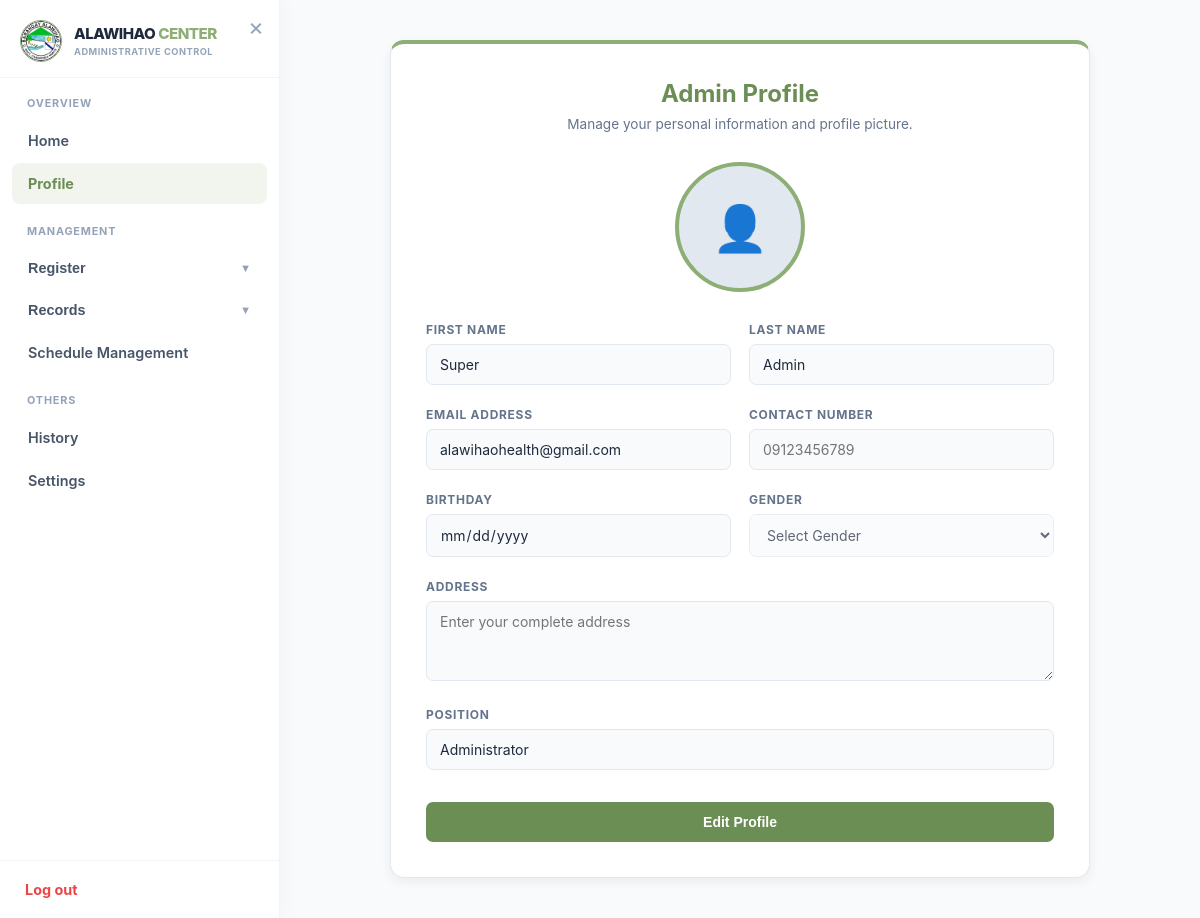
/admin/admin_profile.php (signed in), run on the app's committed database.
### tables this page shows
CREATE TABLE `users` (
  `id` int(11) NOT NULL,
  `generated_id` varchar(20) DEFAULT NULL,
  `first_name` varchar(50) NOT NULL,
  `last_name` varchar(50) NOT NULL,
  `email` varchar(100) NOT NULL,
  `password` varchar(255) NOT NULL,
  `role` enum('Super Admin','Admin','User') DEFAULT 'User',
  `status` enum('Pending','Approved','Disapproved') DEFAULT 'Approved',
  `reset_code` varchar(6) DEFAULT NULL,
  `reset_expiry` datetime DEFAULT NULL,
  `created_at` timestamp NOT NULL DEFAULT current_timestamp(),
  `last_activity` datetime DEFAULT current_timestamp(),
  `contact_number` varchar(50) DEFAULT NULL,
  `birthday` date DEFAULT NULL,
  `gender` varchar(20) DEFAULT NULL,
  `address` varchar(50) DEFAULT NULL,
  `profile_picture` varchar(255) DEFAULT NULL,
  `position` varchar(100) DEFAULT 'Administrator',
  `total_children` int(11) DEFAULT 0,
  `current_pregnancy_status` varchar(100) DEFAULT '1st Pregnancy'
);

### admin/admin_profile.php (the view, shortened to what this page needs)
<?php
include '../db_connect.php';
$admin_id = $_SESSION['user_id'];
$sql = "SELECT *
        FROM users
        WHERE id = ?";
$stmt = $conn->prepare($sql);
if ($stmt) {
    $stmt->bind_param("i", $admin_id);
    $stmt->execute();
    $result = $stmt->get_result();
    $admin = $result->fetch_assoc();
} else {
    $admin = [];
}
$profile_picture = $admin['profile_picture'] ?? '';
if (!empty($profile_picture)) {
    $profile_image = $profile_picture;
} else {
    $profile_image = "";
}
?>
<!DOCTYPE html>
<html lang="en">
<head>
</head>
<body>
<?php include 'admin_sidebar.php'; ?>
<div id="main">
    <div class="profile-card" id="profileCard">
        <div class="profile-header">
            <h2>Admin Profile</h2>
            <p>Manage your personal information and profile picture.</p>
        </div>
        <div class="profile-picture-container">
            <?php if (!empty($profile_image)): ?>
                <img
                    src="<?php echo htmlspecialchars($profile_image); ?>"
                    class="profile-picture"
                    id="profilePreview"
                    alt="Profile Picture"
                >
            <?php else: ?>
                <div
                    class="default-profile"
                    id="defaultProfile"
                >
                    👤
                </div>
            <?php endif; ?>
        </div>
        <form
            id="profileForm"
            method="POST"
            enctype="multipart/form-data"
        >
            <div class="form-grid">
                <div class="form-group">
                    <label>First Name</label>
                    <input
                        type="text"
                        name="first_name"
                        id="fname"
                        value="<?php echo htmlspecialchars(
                            $admin['first_name'] ?? ''
                        ); ?>"
                        readonly
                        required
                    >
                </div>
                <div class="form-group">
                    <label>Last Name</label>
                    <input
                        type="text"
                        name="last_name"
                        id="lname"
                        value="<?php echo htmlspecialchars(
                            $admin['last_name'] ?? ''
                        ); ?>"
                        readonly
                        required
                    >
                </div>
                <div class="form-group">
                    <label>Email Address</label>
                    <input
                        type="email"
                        name="email"
                        id="email"
                        value="<?php echo htmlspecialchars(
                            $admin['email'] ?? ''
                        ); ?>"
                        readonly
                        required
                    >
                </div>
                <div class="form-group">
                    <label>Contact Number</label>
                    <input
                        type="text"
                        name="contact_number"
                        id="contact"
                        value="<?php echo htmlspecialchars(
                            $admin['contact_number'] ?? ''
                        ); ?>"
                        placeholder="09123456789"
                        maxlength="11"
                        pattern="^09\d{9}$"
                        title="Format: 09XXXXXXXXX"
                        readonly
                        required
                        oninput="this.value = this.value.replace(/[^0-9]/g, '')"
                    >
                </div>
                <div class="form-group">
                    <label>Birthday</label>
                    <input
                        type="date"
                        name="birthday"
                        id="birthday"
                        value="<?php echo htmlspecialchars(
                            $admin['birthday'] ?? ''
                        ); ?>"
                        readonly
                    >
                </div>
                <div class="form-group">
                    <label>Gender</label>
                    <select
                        name="gender"
                        id="gender"
                        disabled
                    >
                        <option value="">
                            Select Gender
                        </option>
                    </select>
                </div>
                <div class="form-group full">
                    <label>Address</label>
                    <textarea
                        name="address"
                        id="address"
                        readonly
                        placeholder="Enter your complete address"
                    ><?php echo htmlspecialchars(
                    ); ?></textarea>
                </div>
                <div class="form-group full">
                    <label>Position</label>
                    <input
                        type="text"
                        value="<?php echo htmlspecialchars(
                            $admin['position'] ?? 'Administrator'
                        ); ?>"
                        readonly
                    >
                </div>
            </div>
            <div class="btn-container">
                <button
                    type="button"
                    id="editBtn"
                    class="edit-btn"
                    onclick="openPasswordModal()"
                >
                    Edit Profile
                </button>
            </div>
        </form>
    </div>
</div>
</body>
</html>

### admin/admin_profile.php (style rules this page uses)
:root { --sage: #8DAE74; --dark-sage: #6B8E55; --light-bg: #F8FAFC; --card-bg: #FFFFFF; --text-main: #1E293B; --text-muted: #64748B; --border-color: #E2E8F0; --danger: #DC2626; --success: #16A34A; }
* { box-sizing: border-box; }
body { font-family: 'Inter', sans-serif; margin: 0; background-color: var(--light-bg); color: var(--text-main); display: flex; min-height: 100vh; }
#main { flex: 1; padding: 40px; overflow-y: auto; display: flex; justify-content: center; align-items: flex-start; }
.profile-card { background: var(--card-bg); width: 100%; max-width: 700px; padding: 35px; border-radius: 14px; box-shadow: 0 4px 12px rgba(0,0,0,0.06); border: 1px solid var(--border-color); border-top: 4px solid var(--sage); }
.profile-header { text-align: center; margin-bottom: 30px; }
.profile-header h2 { color: var(--dark-sage); margin: 0 0 8px; font-size: 1.5rem; }
.profile-header p { margin: 0; color: var(--text-muted); font-size: 0.85rem; }
.profile-picture-container { text-align: center; margin-bottom: 30px; }
.default-profile { width: 130px; height: 130px; border-radius: 50%; background: #E2E8F0; border: 4px solid var(--sage); display: inline-flex; align-items: center; justify-content: center; font-size: 45px; color: var(--text-muted); }
.form-grid { display: grid; grid-template-columns: 1fr 1fr; gap: 18px; }
.form-group { margin-bottom: 4px; }
.form-group.full { grid-column: 1 / -1; }
.form-group label { display: block; color: var(--text-muted); margin-bottom: 7px; font-size: 0.75rem; text-transform: uppercase; letter-spacing: 0.7px; font-weight: 700; }
.form-group input, .form-group select, .form-group textarea { width: 100%; padding: 11px 13px; border: 1px solid var(--border-color); border-radius: 7px; background-color: #F8FAFC; font-family: inherit; font-size: 0.875rem; color: var(--text-main); outline: none; transition: 0.2s; }
.form-group textarea { resize: vertical; min-height: 80px; }
.form-group input[readonly], .form-group textarea[readonly], .form-group select:disabled { cursor: default; background-color: #F8FAFC; }
.btn-container { display: flex; gap: 12px; margin-top: 28px; }
.edit-btn, .save-btn, .cancel-btn { flex: 1; border: none; padding: 12px 16px; border-radius: 7px; cursor: pointer; font-weight: 600; font-size: 0.875rem; transition: 0.2s; }
.edit-btn, .save-btn { background-color: var(--dark-sage); color: white; }

### admin/admin_sidebar.php (style rules this page uses)
#main, .main-content, #main-wrapper { transition: margin-left 0.3s cubic-bezier(0.4, 0, 0.2, 1) !important; margin-left: 280px !important; box-sizing: border-box !important; }

### data on the page
users: first_name "Super", last_name "Admin", email "alawihaohealth@gmail.com", position "Administrator"
